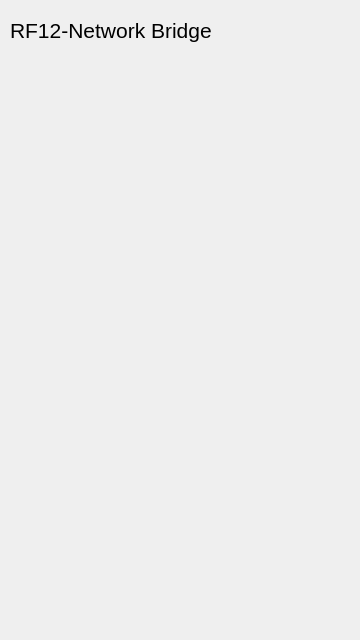
<?xml version="1.0" encoding="UTF-8"?>
<ui version="4.0">
 <class>MainWindow</class>
 <widget class="QMainWindow" name="MainWindow">
  <property name="geometry">
   <rect>
    <x>0</x>
    <y>0</y>
    <width>360</width>
    <height>640</height>
   </rect>
  </property>
  <property name="windowTitle">
   <string>MainWindow</string>
  </property>
  <widget class="QWidget" name="centralWidget">
   <widget class="QLabel" name="label">
    <property name="geometry">
     <rect>
      <x>10</x>
      <y>10</y>
      <width>231</width>
      <height>41</height>
     </rect>
    </property>
    <property name="font">
     <font>
      <pointsize>16</pointsize>
     </font>
    </property>
    <property name="text">
     <string>RF12-Network Bridge</string>
    </property>
   </widget>
  </widget>
 </widget>
 <layoutdefault spacing="6" margin="11"/>
 <resources/>
 <connections/>
</ui>
